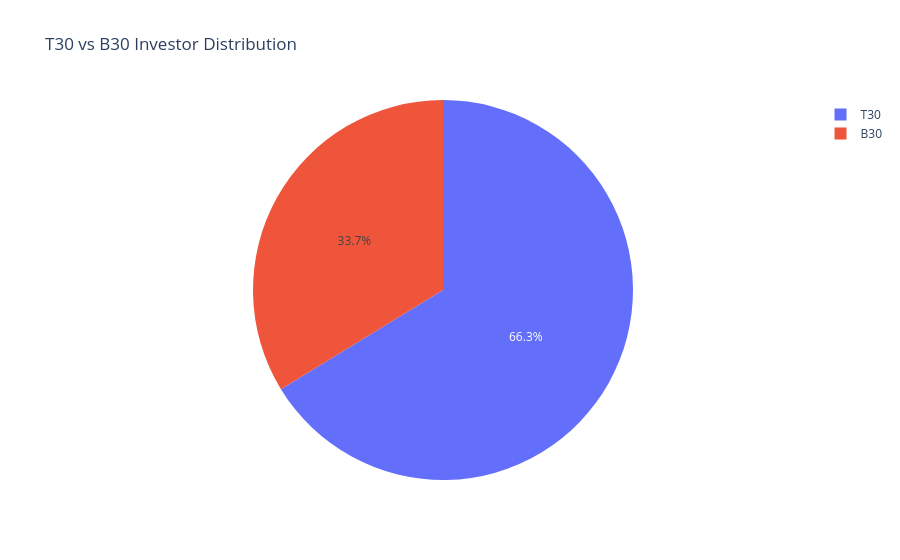

Notebook source saved alongside this figure:
### Markdown cell above
Finding 5 (EDA)

### Code cell
import pandas as pd
import plotly.express as px

transactions = pd.read_csv("../data/processed/investor_transactions_clean.csv")

tier_counts = transactions["city_tier"].value_counts()

fig = px.pie(
    values=tier_counts.values,
    names=tier_counts.index,
    title="T30 vs B30 Investor Distribution"
)

fig.show()

### Figure 1 — Plotly figure (JSON) as saved in the notebook; plotly's stock layout.template omitted (floating-point values rounded to 4 significant figures)
{"data": [{"domain": {"x": [0, 1], "y": [0, 1]}, "hovertemplate": "label=%{label}<br>value=%{value}<extra></extra>", "labels": ["T30", "B30"], "legendgroup": "", "name": "", "showlegend": true, "type": "pie", "values": [21719, 11059]}], "layout": {"legend": {"tracegroupgap": 0}, "title": {"text": "T30 vs B30 Investor Distribution"}}}
